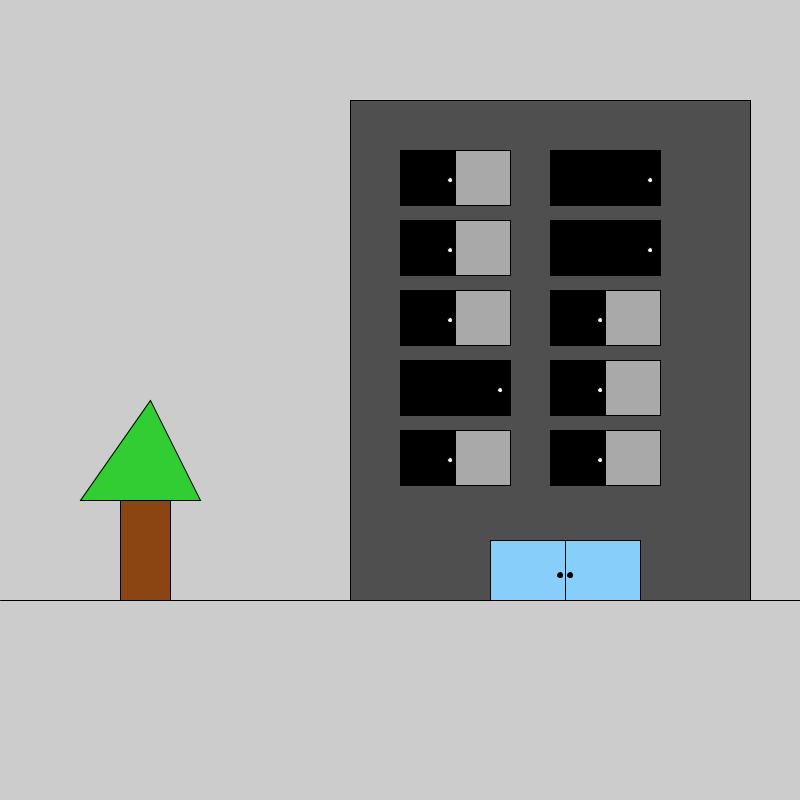
Frame 1 (no input)
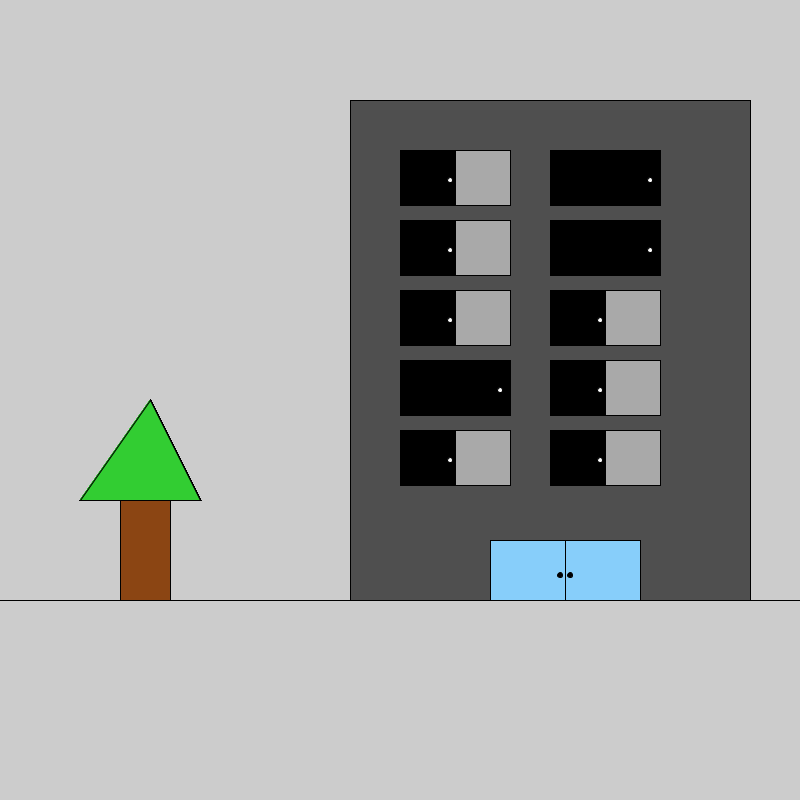
Frame 60 (the mouse pressed at the canvas centre just before this capture)
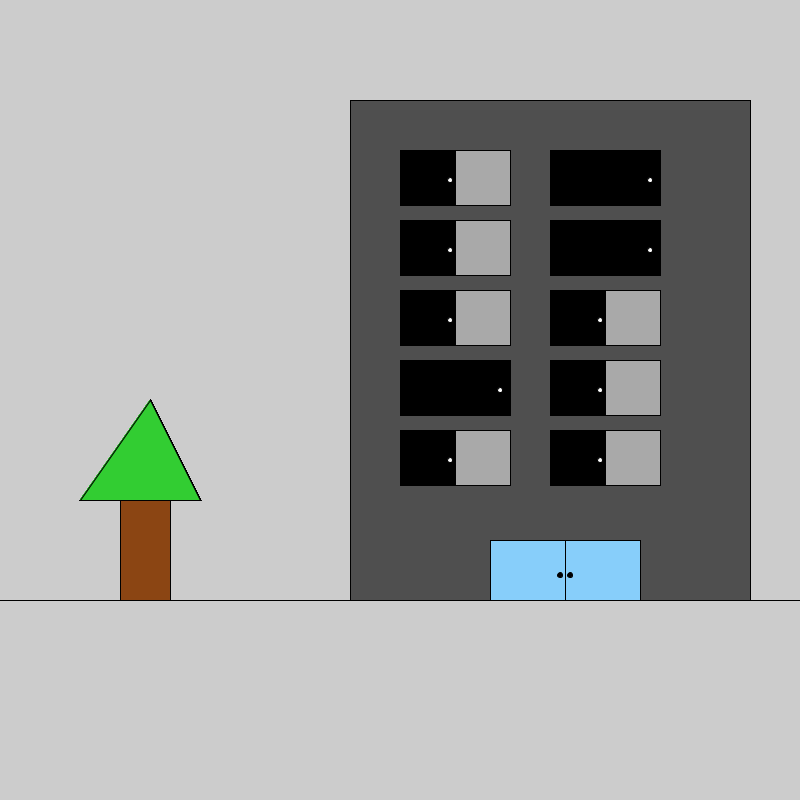
Frame 120 (the mouse held since frame 60 and released just before this capture)

The Processing sketch that drew these frames (run headless with seeded random() and noise(); from frame 60 on, the mouse is pressed at the canvas centre):

// Processing sketch: ex02
// ── ex02.pde
void setup(){
  size(800, 800);  //tamanho do quadro
}

void draw(){
  line(0, 600, 800, 600);     //linha de sustentacao
  
  //predio e porta dupla principal
  fill(79, 79, 79);           //preenche o predio de cinza
  rect(350, 100, 400, 500);   //estrutura do predio
  fill(135,206,250);       //preenche a porta de preto
  rect(490, 540, 150, 60);   //porta do predio
  line(565, 540, 565, 600);  //linha divisoria da porta
  fill(0, 0, 0);             //preenhce a macaneta esquerda
  circle(560, 575, 5);       //macaneta esquerda
  fill(0, 0, 0);             //preenche a macaneta direita
  circle(570, 575, 5);       //macaneta direita 
  
  //janelas lado esquerdo
  //janela 1
  fill(0, 0, 0);             //preenche parte esquerda da janela 
  square(400, 150, 55);      //janela esquerda
  fill(255, 255, 255);        //preenche macaneta
  circle(450, 180, 5);        //macaneta
  fill(169,169,169);          //preenche parte janela direita
  square(455, 150, 55);       //janela direita
  
  //janela 2
  fill(0, 0, 0);             //preenche parte esquerda da janela 
  square(400, 220, 55);      //janela esquerda
  fill(255, 255, 255);        //preenche macaneta
  circle(450, 250, 5);        //macaneta
  fill(169,169,169);          //preenche parte janela direita
  square(455, 220, 55);       //janela direita
  
  //janela 3
  fill(0, 0, 0);             //preenche parte esquerda da janela 
  square(400, 290, 55);      //janela esquerda
  fill(255, 255, 255);        //preenche macaneta
  circle(450, 320, 5);        //macaneta
  fill(169,169,169);          //preenche parte janela direita
  square(455, 290, 55);       //janela direita
  
  //janela 4
  fill(0, 0, 0);             //preenche parte esquerda da janela 
  square(400, 360, 55);      //janela esquerda
  fill(0, 0, 0);          //preenche parte janela direita
  square(455, 360, 55);       //janela direita
  fill(255, 255, 255);        //preenche macaneta
  circle(500, 390, 5);        //macaneta
  
  //janela 5
  fill(0, 0, 0);             //preenche parte esquerda da janela 
  square(400, 430, 55);      //janela esquerda
  fill(255, 255, 255);        //preenche macaneta
  circle(450, 460, 5);        //macaneta
  fill(169,169,169);          //preenche parte janela direita
  square(455, 430, 55);       //janela direita
  
  //janelas lado direito
  //janela 1
  fill(0, 0, 0);             //preenche parte esquerda da janela 
  square(550, 150, 55);      //janela esquerda
  fill(0, 0, 0);          //preenche parte janela direita
  square(605, 150, 55);       //janela direita
  fill(255, 255, 255);        //preenche macaneta
  circle(650, 180, 5);        //macaneta
  
  //janela 2
  fill(0, 0, 0);             //preenche parte esquerda da janela 
  square(550, 220, 55);      //janela esquerda
  fill(0, 0, 0);          //preenche parte janela direita
  square(605, 220, 55);       //janela direita
  fill(255, 255, 255);        //preenche macaneta
  circle(650, 250, 5);        //macaneta
  
  //janela 3
  fill(0, 0, 0);             //preenche parte esquerda da janela 
  square(550, 290, 55);      //janela esquerda
  fill(169, 169, 169);          //preenche parte janela direita
  square(605, 290, 55);       //janela direita
  fill(255, 255, 255);        //preenche macaneta
  circle(600, 320, 5);        //macaneta
  
  //janela 4
  fill(0, 0, 0);             //preenche parte esquerda da janela 
  square(550, 360, 55);      //janela esquerda
  fill(169, 169, 169);          //preenche parte janela direita
  square(605, 360, 55);       //janela direita
  fill(255, 255, 255);        //preenche macaneta
  circle(600, 390, 5);        //macaneta
  
  //janela 5
  fill(0, 0, 0);             //preenche parte esquerda da janela 
  square(550, 430, 55);      //janela esquerda
  fill(169, 169, 169);          //preenche parte janela direita
  square(605, 430, 55);       //janela direita
  fill(255, 255, 255);        //preenche macaneta
  circle(600, 460, 5);        //macaneta
    
  //arvore
  fill(139,69,19);          //preenche tronco arvore
  rect(120, 500, 50, 100);  //tronco arvore
  fill(50,205,50);          //preenche copa arvore
  triangle(150, 400, 200, 500, 80, 500);  //copa arvore
  
  save("predioComArvore.png");
}
